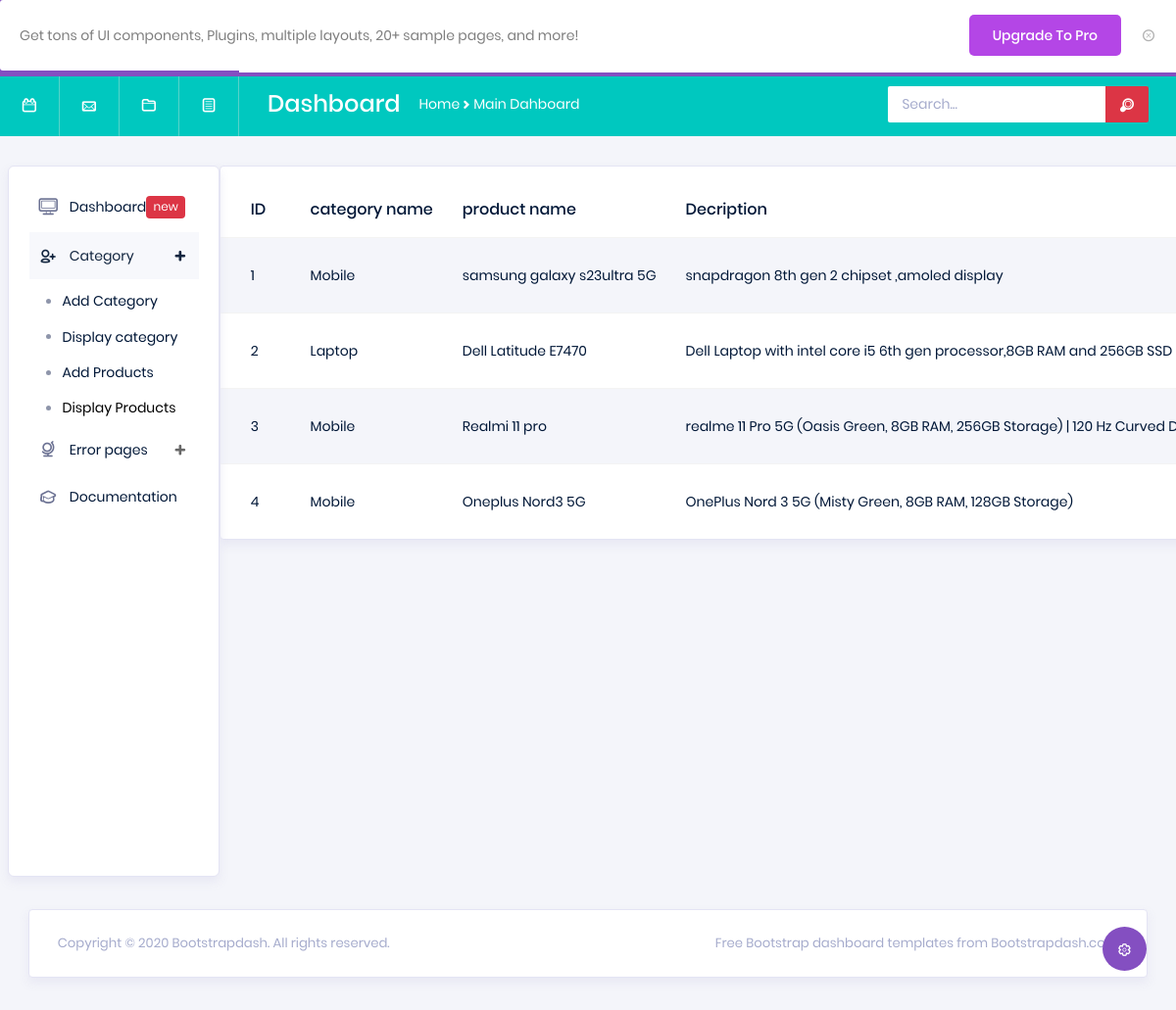
/Mainapp/display_product, run on the app's committed database.
### Mainapp/models.py (models this page shows)
class productdb(models.Model):
    cat_name=models.CharField(max_length=100,null=True,blank=True)
    product_name=models.CharField(max_length=100,null=True,blank=True)
    Description=models.CharField(max_length=100,null=True,blank=True)
    price=models.IntegerField(null=True,blank=True)
    product_image=models.ImageField(upload_to="Product",null=True,blank=True)

### Mainapp/views.py (the view)
# urls.py: path('display_product',views.display_product,name="display_product"),
def display_product(req):
    product=productdb.objects.all()
    return render(req,"displayproducts.html",{'product':product})

### Mainapp/templates/displayproducts.html (shortened to what this page needs)
<!DOCTYPE html>
{% extends 'index.html' %}
{% block content %}
<html lang="en">
<head>
</head>
<body>
<div class="row">
            <div class="col-md-12">
              <div class="card">
                <div class="table-responsive pt-3">
                  <table class="table table-striped project-orders-table">
                    <thead>
                      <tr>
                        <th class="ml-5">ID</th>
                        <th>category name</th>
                        <th>product name</th>
                        <th>Decription</th>
                      </tr>
                    </thead>
                    <tbody>
                    {% for j in product %}
                      <tr>
                        <td>{{j.id}}</td>
                        <td>{{j.cat_name}}</td>
                        <td>{{j.product_name}}</td>
                        <td>{{j.Description}}</td>
                      </tr>
                    {% endfor %}
                    </tbody>
                  </table>
                </div>
              </div>
            </div>
          </div>
</body>
</html>
{% endblock %}

### data on the page
productdb: id "1", cat_name "Mobile", product_name "samsung galaxy s23ultra 5G", Description "snapdragon 8th gen 2 chipset ,amoled display"
productdb: id "2", cat_name "Laptop", product_name "Dell Latitude E7470", Description "Dell Laptop with intel core i5 6th gen processor,8GB RAM and 256GB SSD"
productdb: id "3", cat_name "Mobile", product_name "Realmi 11 pro", Description "realme 11 Pro 5G (Oasis Green, 8GB RAM, 256GB Storage) | 120 Hz Curved…"
productdb: id "4", cat_name "Mobile", product_name "Oneplus Nord3 5G", Description "OnePlus Nord 3 5G (Misty Green, 8GB RAM, 128GB Storage)"
